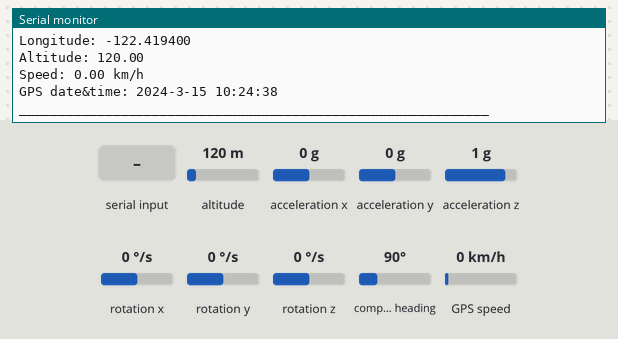
Recording of a program running on a simulated ESP32. Shown: the last lines printed to the serial monitor. Wiring (inferred from the names in the program): MPU-9250 motion sensor at I2C address 0x68. The test bench sets the inputs (shaded band); at power-on: altitude 120 m, acceleration x 0 g, acceleration y 0 g, acceleration z 1 g, rotation x 0 °/s, rotation y 0 °/s, rotation z 0 °/s, compass heading 90°, GPS speed 0 km/h. The GPS gets a fix after 3 s at 37.7749, -122.4194 with 8 satellites; no radio packets arrive unless stated.

Above: at 8.7 s.
8.8 s: altitude set to 20 m
10.3 s: "1\n" received over the second serial link
11.8 s: acceleration x set to -1.4 g
At 12.1 s:
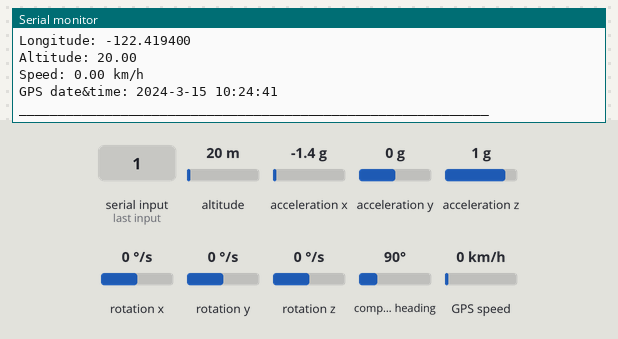
13.3 s: acceleration y set to -1.4 g
At 13.46 s:
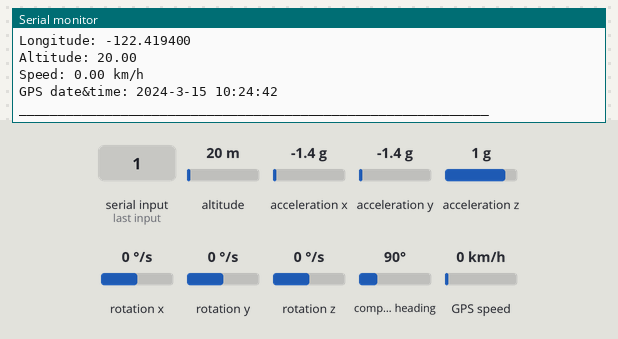
17.4 s: acceleration z set to -1.4 g
At 17.71 s:
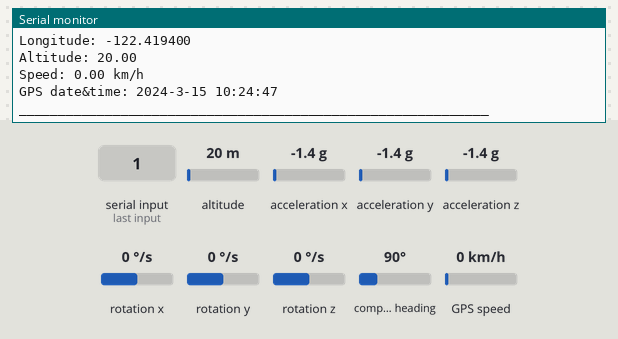
18.9 s: rotation x set to -192 °/s
At 20.2 s:
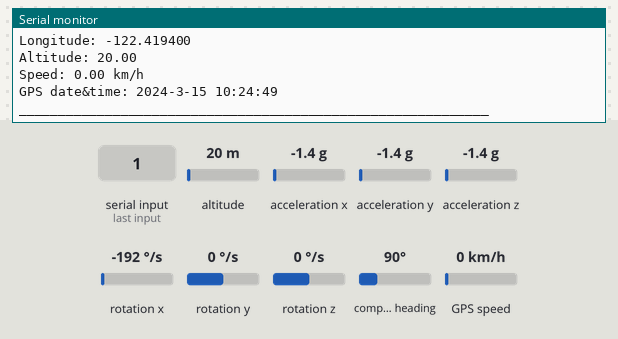
Timing chart, 0 to 21.4 s (numbered marks = the images above; inputs shaded):
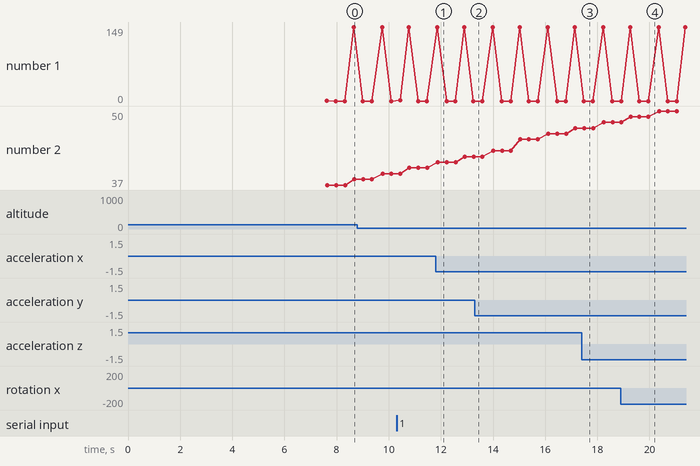

Measured:
- after the input at 11.8 s, the serial monitor: prints a new line after 0.05 s (image 1)
- after the input at 17.4 s, the serial monitor: prints a new line after 0.07 s (image 3)
- after the input at 18.9 s, the serial monitor: prints a new line at once (image 4)

The program:

main.cpp
```cpp
#include <Arduino.h>
#include "LoRa.hpp"
#include "imu.hpp"
#include "gps.hpp"


void setup() {

  Serial.begin(115200);
  Serial2.begin(GPS_BAUDRATE, SERIAL_8N1, 16, 17);

  // Join the bus as Controller
  // Using the I2C communication at fast mode (400kHz)
  Wire.begin();
  Wire.setClock(400000);

  initializeLora(); //start LoRa

  powMan(); // Calling mpu power management function
  sep(60);


  gyroConfig(GYRO_CONFIG_MODE); // Select Mode 0: 250dps
  accConfig(ACC_CONFIG_MODE); // Select Mode 2: +-8g


  accData(true, ACC_CONFIG_MODE); // Calibration for Acceleration
  gyroData(true, GYRO_CONFIG_MODE); // Calibration for Gyroscope

  delay(1500);
  sep(60);
}

void loop() {

  msgLoRa();

  sep(60);

  accData(false, ACC_CONFIG_MODE);
  gyroData(false, GYRO_CONFIG_MODE);

  sep(60);

  readGPS();

  sep(60);
  delay(300);
}
```

LoRa.hpp
```cpp
#ifndef lora_hpp
#define lora_hpp

#include <SPI.h>              // include libraries
#include <LoRa.h>


void sendMessage(String outgoing);
void onReceive(int packetSize);
void initializeLora();
void msgLoRa();

#endif
```

gps.hpp
```cpp
#ifndef gps_hpp
#define gps_hpp

#include <TinyGPS++.h>

#define GPS_BAUDRATE 9600

void readGPS(); // gps reading function

#endif
```

imu.hpp
```cpp
#ifndef imu_hpp
#define imu_hpp

#include <Wire.h>

// 0: 250 dps (131 LSB/dps); 1: 500 dps (65.5 LSB/dps) ; 2: 1000 dps ( 32.8 LSB/dps) ; 3: 2000 dps (16.4 LSB/dps)
#define GYRO_CONFIG_MODE 0

// 0: 2g (16384 LSB/g); 1: 4g (8192 LSB/g) ; 2: 8g (4096 LSB/g) ; 3: 16g (2048 LSB/g)
#define ACC_CONFIG_MODE 1

#define MPU_POWER_REGISTER 0x6B
#define MPU_MODE 0x6C
#define GYRO_MODE 0x1A
#define GYRO_CONFIG 0x1B
#define ACCEL_INIT 0x1C
#define ACCEL_CONFIG 0x1D
#define accX_H 0x3B
#define accY_H 0x3D
#define accZ_H 0x3F
#define gyroX_H 0x43
#define gyroY_H 0x45
#define gyroZ_H 0x47


void i2cWrite(uint8_t address, uint8_t reg, uint8_t val);
int16_t i2cRead(uint8_t address, int8_t reg);
void sep(int a);
void printAcc(bool status);
void printGyro(bool status);
void powMan();
void gyroConfig(uint8_t choice);
void accConfig(uint8_t choice);
void accData(bool status, int choice);
void gyroData(bool status, int choice);


#endif
```

LoRa.cpp
```cpp
#include "LoRa.hpp"

const int csPin = 7;          // LoRa radio chip select
const int resetPin = 6;       // LoRa radio reset
const int irqPin = 1;         // change for your board; must be a hardware interrupt pin
const int interval = 2000;          // interval between sends

String outgoing;              // outgoing message

byte msgCount = 0;            // count of outgoing messages
byte localAddress = 0xBB;     // address of this device
byte destination = 0xFF;      // destination to send to
long lastSendTime = 0;        // last send time

void sendMessage(String outgoing) {
  LoRa.beginPacket();                   // start packet
  LoRa.write(destination);              // add destination address
  LoRa.write(localAddress);             // add sender address
  LoRa.write(msgCount);                 // add message ID
  LoRa.write(outgoing.length());        // add payload length
  LoRa.print(outgoing);                 // add payload
  LoRa.endPacket();                     // finish packet and send it
  msgCount++;                           // increment message ID
}

void onReceive(int packetSize) {
  if (packetSize == 0) return;          // if there's no packet, return

  // read packet header bytes:
  int recipient = LoRa.read();          // recipient address
  byte sender = LoRa.read();            // sender address
  byte incomingMsgId = LoRa.read();     // incoming msg ID
  byte incomingLength = LoRa.read();    // incoming msg length

  String incoming = "";

  while (LoRa.available()) {
    incoming += (char)LoRa.read();
  }

  if (incomingLength != incoming.length()) {   // check length for error
    Serial.println("error: message length does not match length");
    return;                             // skip rest of function
  }

  // if the recipient isn't this device or broadcast,
  if (recipient != localAddress && recipient != 0xFF) {
    Serial.println("This message is not for me.");
    return;                             // skip rest of function
  }

  // if message is for this device, or broadcast, print details:
  Serial.println("Received from: 0x" + String(sender, HEX));
  Serial.println("Sent to: 0x" + String(recipient, HEX));
  Serial.println("Message ID: " + String(incomingMsgId));
  Serial.println("Message length: " + String(incomingLength));
  Serial.println("Message: " + incoming);
  Serial.println("RSSI: " + String(LoRa.packetRssi()));
  Serial.println("Snr: " + String(LoRa.packetSnr()));
  Serial.println();
}

void initializeLora(){

    Serial.println("Initializing LoRa...");
    LoRa.setPins(csPin, resetPin, irqPin); //os valores padrao dos pinos estao errados

    if (!LoRa.begin(915E6)) {             // initialize ratio at 915 MHz
    Serial.println("LoRa init failed. Check your connections.");
    while (true);                       // if failed, do nothing
    }

    Serial.println("LoRa init succeeded.");

}

void msgLoRa(){

    if (millis() - lastSendTime > interval) {

        String message = "HeLoRa World!";   // send a message
        sendMessage(message);
        Serial.println("Sending " + message);
        lastSendTime = millis();            // timestamp the message
    }
}
```

gps.cpp
```cpp
#include <Arduino.h>
#include "gps.hpp"

TinyGPSPlus gps; //TinyGPS object

void readGPS(){

  Serial.printf("%d GPS bytes available\n", Serial2.available());

  while(Serial2.available()){
    gps.encode(Serial2.read());
  }

  if (gps.location.isValid()) {

    Serial.print(F("Latitude: "));
    Serial.println(gps.location.lat(),6);

    Serial.print(F("Longitude: "));
    Serial.println(gps.location.lng(),6);

    Serial.print(F("Altitude: "));
    if (gps.altitude.isValid())
      Serial.println(gps.altitude.meters());
    else
      Serial.println(F("INVALID"));

  } else {
    Serial.println(F("Location: INVALID"));
  }

  Serial.print(F("Speed: "));
  if (gps.speed.isValid()) {
    Serial.print(gps.speed.kmph());
    Serial.println(F(" km/h"));
  } else {
    Serial.println(F("INVALID"));
  }

  Serial.print(F("GPS date&time: "));
  if (gps.date.isValid() && gps.time.isValid()) {
    Serial.print(gps.date.year());
    Serial.print(F("-"));
    Serial.print(gps.date.month());
    Serial.print(F("-"));
    Serial.print(gps.date.day());
    Serial.print(F(" "));
    Serial.print(gps.time.hour());
    Serial.print(F(":"));
    Serial.print(gps.time.minute());
    Serial.print(F(":"));
    Serial.println(gps.time.second());
  } else {
    Serial.println(F("INVALID"));
  }

  Serial.println();


  if (millis() > 5000 && gps.charsProcessed() < 10)
    Serial.println(F("No GPS data received: check wiring"));
}
```

imu.cpp
```cpp
#include <Arduino.h>
#include "imu.hpp"

// I2C Address of MPU9250
const uint8_t MPU = 0x68;

// Caliberation Time Assigned
unsigned long delay_cal = 3000;

float rawaccX = 0, rawaccY = 0, rawaccZ = 0, rawgyroX = 0, rawgyroY = 0, rawgyroZ = 0;
float tempC, gyroX, gyroY, gyroZ, accX, accY, accZ, calgyroX, calgyroY, calgyroZ, calaccX, calaccY, calaccZ;

void i2cWrite(uint8_t address, uint8_t reg, uint8_t val) {
  Wire.beginTransmission(address);
  Wire.write(reg);
  Wire.write(val);
  Wire.endTransmission();
}

// Read 2 Bytes from a given register address i.e H and L
int16_t i2cRead(uint8_t address, int8_t reg) {
  int16_t temp = 0;
  Wire.beginTransmission(address);
  Wire.write(reg);
  Wire.endTransmission(false);
  Wire.requestFrom(static_cast<uint8_t>(address), 2, true);
  temp = (Wire.read() << 8 | Wire.read());
  return temp;
}

void sep(int a) {
  for (int i = 0; i < a; i++) {
    Serial.printf("_");
  }
  Serial.printf("\n");
}

// status implies the calibration mode
void printAcc(bool status) {
  sep(60);
  if (status) {
    Serial.printf("Calibrated AccX = ");
    Serial.println(calaccX);
    Serial.printf("Calibrated AccY = ");
    Serial.println(calaccY);
    Serial.printf("Calibrated AccZ = ");
    Serial.println(calaccZ);
  } else {
    Serial.printf("AccX = ");
    Serial.println(accX);
    Serial.printf("AccY = ");
    Serial.println(accY);
    Serial.printf("AccZ = ");
    Serial.println(accZ);
  }
}

void printGyro(bool status) {
  sep(60);
  if (status) {
    Serial.printf("Calibrated GyroX = ");
    Serial.println(calgyroX);
    Serial.printf("Calibrated GyroY = ");
    Serial.println(calgyroY);
    Serial.printf("Calibrated GyroZ = ");
    Serial.println(calgyroZ);
  } else {
    Serial.printf("GyroX = ");
    Serial.println(gyroX);
    Serial.printf("GyroY = ");
    Serial.println(gyroY);
    Serial.printf("GyroZ = ");
    Serial.println(gyroZ);
  }
}

void powMan() {
  // Access the Power Management Register 1 (107)
  // Configured at no sleep mode
  i2cWrite(MPU, MPU_POWER_REGISTER, 0);

  // Access the Power Management Register 2 (108)
  // Configured at all readings
  i2cWrite(MPU, MPU_MODE, 0);
}

// 0: 250 dps (131 LSB/dps); 1: 500 dps (65.5 LSB/dps) ; 2: 1000 dps ( 32.8 LSB/dps) ; 3: 2000 dps (16.4 LSB/dps)
void gyroConfig(uint8_t choice) {
  uint8_t val;
  switch (choice) {
    case 0:
      val = 0b00000001;
      break;
    case 1:
      val = 0b00001001;
      break;
    case 2:
      val = 0b00010001;
      break;
    case 3:
      val = 0b00011001;
      break;
    default:
      Serial.printf("Invalid input! By default Case 0 selected\n");
      val = 0b00000001;
      break;
  }

  // Accessing Register 26
  // Selecting Mode 0
  i2cWrite(MPU, GYRO_MODE, 0x00);


  // // Accessing Register 27 (Gryo Config Register)
  // Setting the full scale range to 250dps
  i2cWrite(MPU, GYRO_CONFIG, val);
}

// 0: 2g (16384 LSB/g); 1: 4g (8192 LSB/g) ; 2: 8g (4096 LSB/g) ; 3: 16g (2048 LSB/g)
void accConfig(uint8_t choice) {
  uint8_t val;
  switch (choice) {
    case 0:
      val = 0b00000000;  // 0x00
      break;
    case 1:
      val = 0b00001000;  // 0x80
      break;
    case 2:
      val = 0b00010000;  // 0x10
      break;
    case 3:
      val = 0b00011000;  // 0x11
      break;
    default:
      Serial.printf("Invalid input! By default Case 0 selected\n");
      val = 0b00000000;  // 0x00
      break;
  }

  // Accessing Register 28 (Accel Config Initial)
  i2cWrite(MPU, ACCEL_INIT, val);

  // Accessing Register 29 (Accel Config Filter)
  // Selecting the mode ACCEL_CHOICE = 1 with BW = 1.13kHz
  i2cWrite(MPU, ACCEL_CONFIG, 0b00001000);
}

// Status will detect whether in calibration mode or not -> true if in setup
void accData(bool status, int choice) {
  float rawVal;
  switch (choice) {
    case 0:
      rawVal = 16384.0;
      break;
    case 1:
      rawVal = 8192.0;
      break;
    case 2:
      rawVal = 4096.0;
      break;
    case 3:
      rawVal = 2048.0;
      break;
  }

  if (status) {
    // Registers 59 - 64: AccX_H, AccX_L, AccY_H, AccY_L, AccZ_H, AccZ_L {They provide raw value}
    unsigned int count = 0;
    unsigned long initTime = millis();
    Serial.printf("Do not move! Starting calibration for %d seconds\n", (delay_cal / 1000));
    // In the loop for 3 seconds
    while (millis() - initTime <= delay_cal) {
      rawaccX += (i2cRead(MPU, accX_H)) / rawVal;
      rawaccY += (i2cRead(MPU, accY_H)) / rawVal;
      rawaccZ += (i2cRead(MPU, accZ_H)) / rawVal;
      count++;
    }
    Serial.printf("Count = %d\n", count);
    Serial.printf("Calibration done!\n");
    calaccX = (float)rawaccX / count;
    calaccY = (float)rawaccY / count;
    calaccZ = (float)rawaccZ / count;
    printAcc(true);
  } else {
    // Registers 59 - 64: AccX_H, AccX_L, AccY_H, AccY_L, AccZ_H, AccZ_L {They provide raw value}
    accX = (i2cRead(MPU, accX_H) / rawVal) - calaccX;
    accY = (i2cRead(MPU, accY_H) / rawVal) - calaccY;
    accZ = (i2cRead(MPU, accZ_H) / rawVal) - calaccZ;
    printAcc(false);
  }
}

// 0: 250 dps (131 LSB/dps); 1: 500 dps (65.5 LSB/dps) ; 2: 1000 dps ( 32.8 LSB/dps) ; 3: 2000 dps (16.4 LSB/dps)
void gyroData(bool status, int choice) {
  float rawVal;
  switch (choice) {
    case 0:
      rawVal = 131.0;
      break;
    case 1:
      rawVal = 65.5;
      break;
    case 2:
      rawVal = 32.8;
      break;
    case 3:
      rawVal = 16.4;
      break;
  }
  // Registers 67-72: GyroX_H, GyroX_L, GyroY_H, GyroY_L, GyroZ_H, GyroZ_L {They provide raw value}
  if (status) {
    unsigned int count = 0;
    unsigned long initTime = millis();
    Serial.printf("Do not move! Starting calibration for %d seconds\n", (delay_cal / 1000));
    // In the loop for 3 seconds
    while (millis() - initTime <= delay_cal) {
      rawgyroX += (i2cRead(MPU, gyroX_H)) / rawVal;
      rawgyroY += (i2cRead(MPU, gyroY_H)) / rawVal;
      rawgyroZ += (i2cRead(MPU, gyroZ_H)) / rawVal;
      count++;
    }
    Serial.printf("Count = %d\n", count);
    Serial.printf("Calibration done!\n");
    calgyroX = (float)rawgyroX / count;
    calgyroY = (float)rawgyroY / count;
    calgyroZ = (float)rawgyroZ / count;
    printGyro(true);
  } else {
    gyroX = (i2cRead(MPU, gyroX_H)) / rawVal - calgyroX;
    gyroY = (i2cRead(MPU, gyroY_H)) / rawVal - calgyroY;
    gyroZ = (i2cRead(MPU, gyroZ_H)) / rawVal - calgyroZ;
    printGyro(false);
  }
}
```
